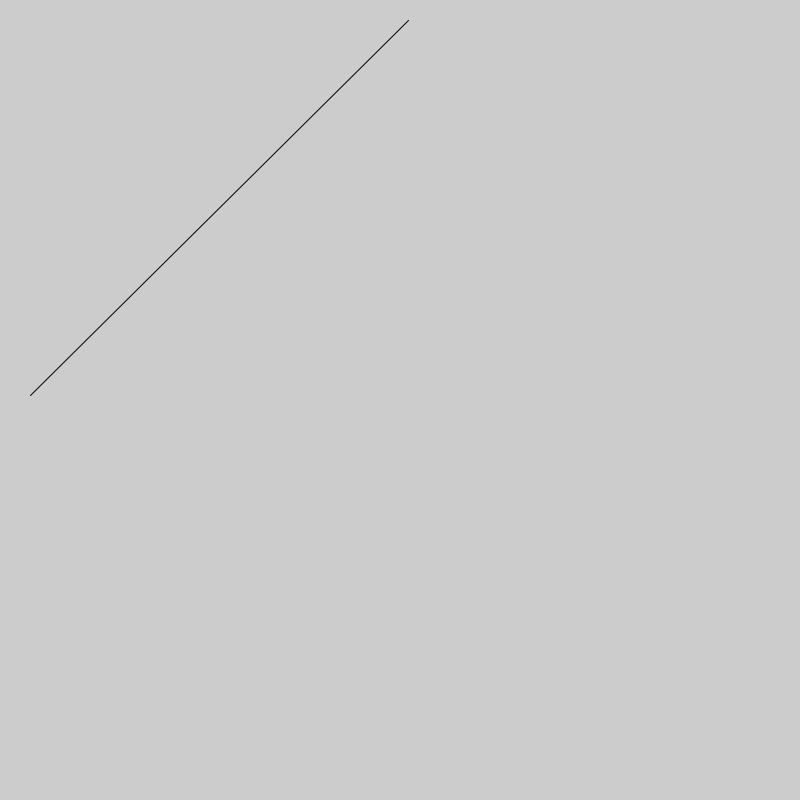
Frame 1 (no input)
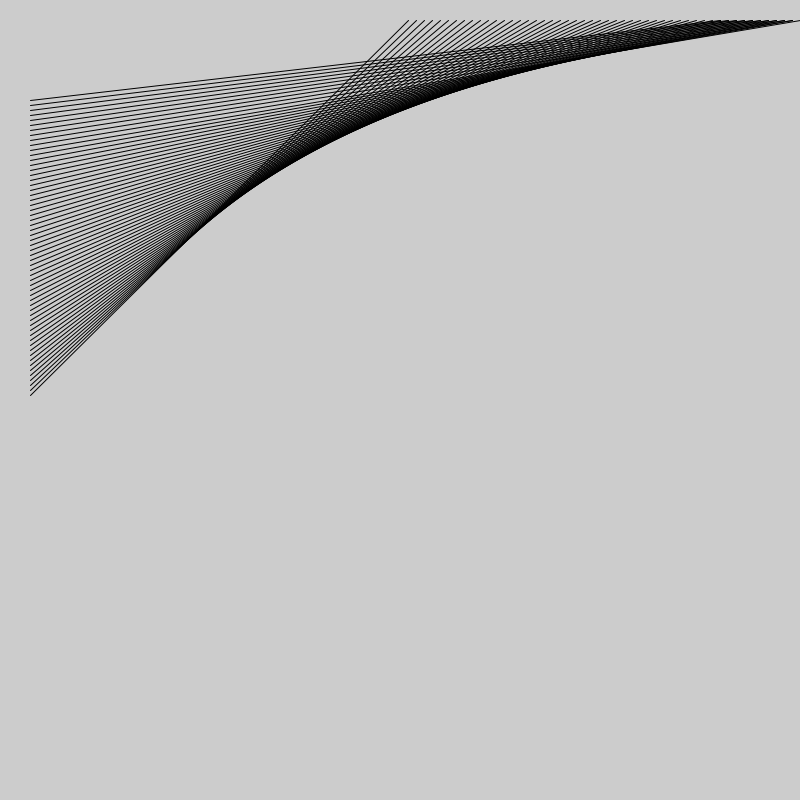
Frame 60 (the mouse pressed at the canvas centre just before this capture)
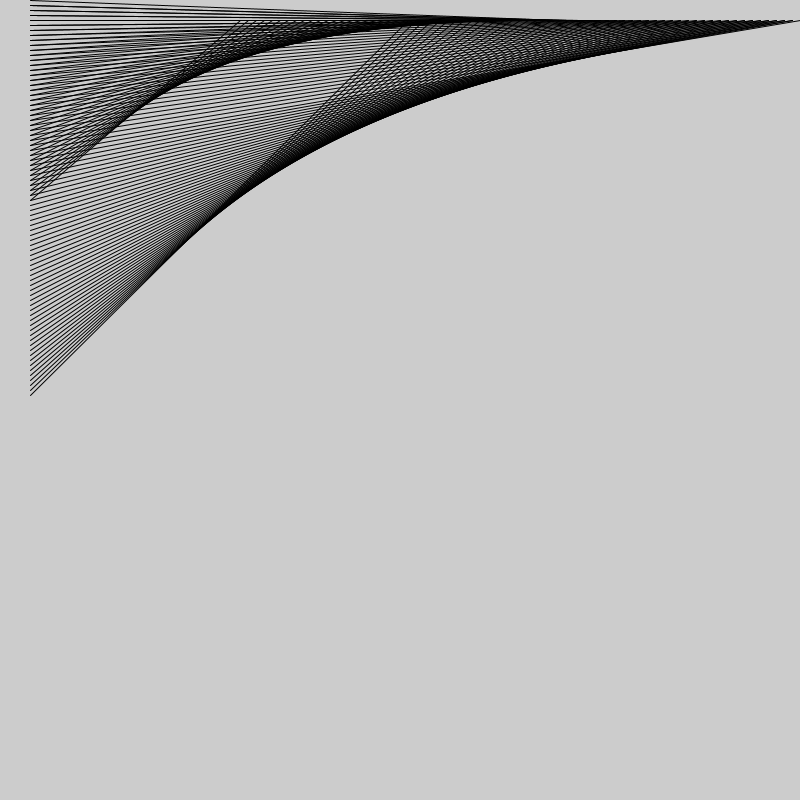
Frame 120 (the mouse held since frame 60 and released just before this capture)

The Processing sketch that drew these frames (run headless with seeded random() and noise(); from frame 60 on, the mouse is pressed at the canvas centre):

// Processing sketch: processing_157472
// ── processing_157472.pde

float ballX;
float ballY;
float ballX2;
float ballY2;
float vx2;
float vy2;
float vx; // x velocity
float vy; // y velocity

void setup()
{
  size(800, 800);
  
  // set initial position (in the middle of the screen)
  ballX = width / 2;
  ballY = height / 2;
  ballX2 = width/2; 
  ballY2 = height/2 ;
  vx=8;
  vy=-5;
  vx2=-8;
  vy2=5;
  // ADD - set initial velocity
}

void draw()
{
  moveBall();
  drawBall();
}

void moveBall()
{
  // ADD - update the ball's position by adding it's velocity (both vx and vy)
  ballX+=vx;
  ballY+=vy;
  // check if the ball over the left or right edges of the screen
  if (ballX <= 0 || ballX >= width)
  {
    // ADD - bounce off the left or right side of the screen
    vx= -vx;
    //vy= -vy;
  }
  
  // check if the ball over the top or bottom edges of the screen
  if (ballY <= 0 || ballY >= height)
  {
    // ADD - bounce off the floor or ceiling
    //vx= -vx-5;
    vy= -vy;
  }
  ballX2+=vx2;
  ballY2+=vy2;
  if (ballX2 <= 0 || ballX2 >= width)
  {
    // ADD - bounce off the left or right side of the screen
    vx2= -vx2;
    //vy= -vy;
  }
  
  // check if the ball over the top or bottom edges of the screen
  if (ballY2 <= 0 || ballY2 >= height)
  {
    // ADD - bounce off the floor or ceiling
    //vx= -vx-5;
    vy2= -vy2;
  }
}

void drawBall()
{
  float random1= random(0,255);
  float random2= random(0,255);
  float random3= random(0,255);
  float random4= random(0,255);
  float random5= random(0,255);
  float random6= random(0,255);
  float random7= random(0,150);
  float random8= random(0,150);
  float random9= random(0,150);
  //background(255);
  line(ballX, 20, 30, ballY);
//  line(width-30, ballX2, ballY2, height-20);
  
  /*fill(random1,random2, random3);
  ellipse(ballX, ballY, random7, random8);
  fill(random4, random5, random6);
  stroke(random4, random5, random6);
  triangle(ballX, ballY, random9, random1, random4,random7);*/
}
